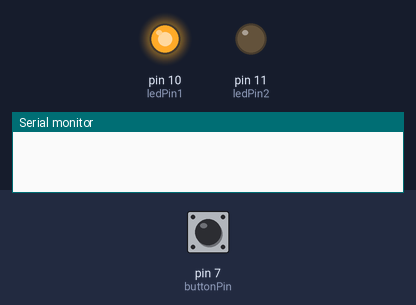
Bench run of a sketch on a simulated Arduino Uno, built with avr-gcc and run on an emulated ATmega328P. Parts: output pins drawn as LEDs (lit = HIGH), the last lines printed to the serial monitor. Inputs (shaded band) come from the test bench; at power-on: pin 7 (buttonPin) LOW.

Above: at 1.2 s.
1.3 s: pin 7 (buttonPin) pulled HIGH for 0.15 s
At 1.9 s:
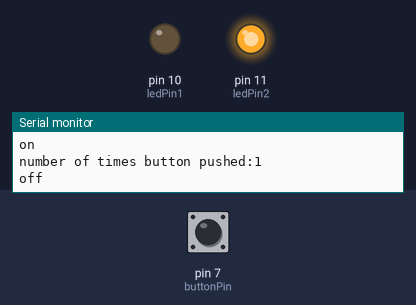
2.9 s: pin 7 (buttonPin) pulled HIGH for 1 s
At 4.3 s:
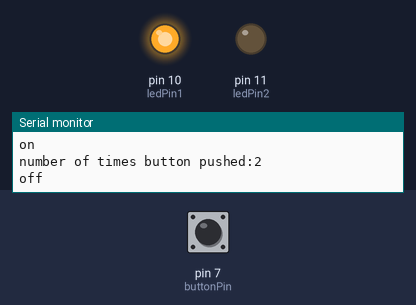
5.4 s: pin 7 (buttonPin) pulled HIGH for 3.2 s
At 6.3 s:
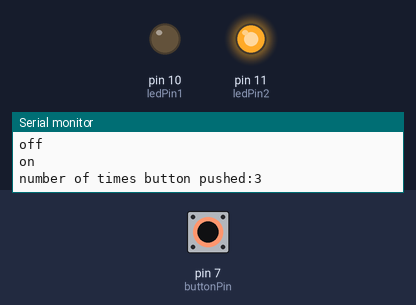
Timing chart, 0 to 8.4 s (numbered marks = the images above; inputs shaded):
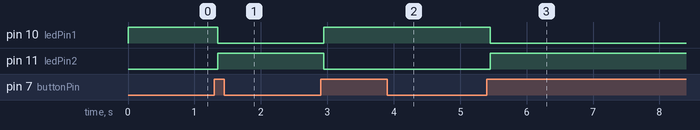

Measured:
- after the input at 1.3 s, pin 10 (ledPin1): HIGH → LOW after 0.05 s; pin 11 (ledPin2): LOW → HIGH after 0.05 s
- after the input at 2.9 s, pin 10 (ledPin1): LOW → HIGH after 0.05 s; pin 11 (ledPin2): HIGH → LOW after 0.05 s
- after the input at 5.4 s, pin 10 (ledPin1): HIGH → LOW after 0.05 s; pin 11 (ledPin2): LOW → HIGH after 0.05 s

The sketch:

sketch_2ledToggle.ino
```cpp
int  buttonPin = 7;    // pin for push button
int ledPin1 = 10;       // pin for LED
int ledPin2 = 11;

int buttonPushCounter = 0;
int buttonState = 0;
int lastButtonState = 0;

void setup() {
  pinMode(buttonPin, INPUT);  //Initialise pin mode
  pinMode(ledPin1, OUTPUT);
  pinMode(ledPin2, OUTPUT);
  Serial.begin(9600);
}


void loop() {
  buttonState = digitalRead(buttonPin);
  if (buttonState != lastButtonState)
  {
    if (buttonState == HIGH)
    {
      buttonPushCounter++;    //Increment button counter
      Serial.println("on");
      Serial.print("number of times button pushed:");
      Serial.println(buttonPushCounter);
    }
    else
    {
      Serial.println("off");
    }
    delay(50);
  }
  lastButtonState = buttonState;

  if (buttonPushCounter % 2 == 0)   //both LEDs toggle states on pressing button
  {
    digitalWrite(ledPin1, HIGH);
    digitalWrite(ledPin2, LOW);
  }
  else
  {
    digitalWrite(ledPin1, LOW);
    digitalWrite(ledPin2, HIGH);
  }
}
```
